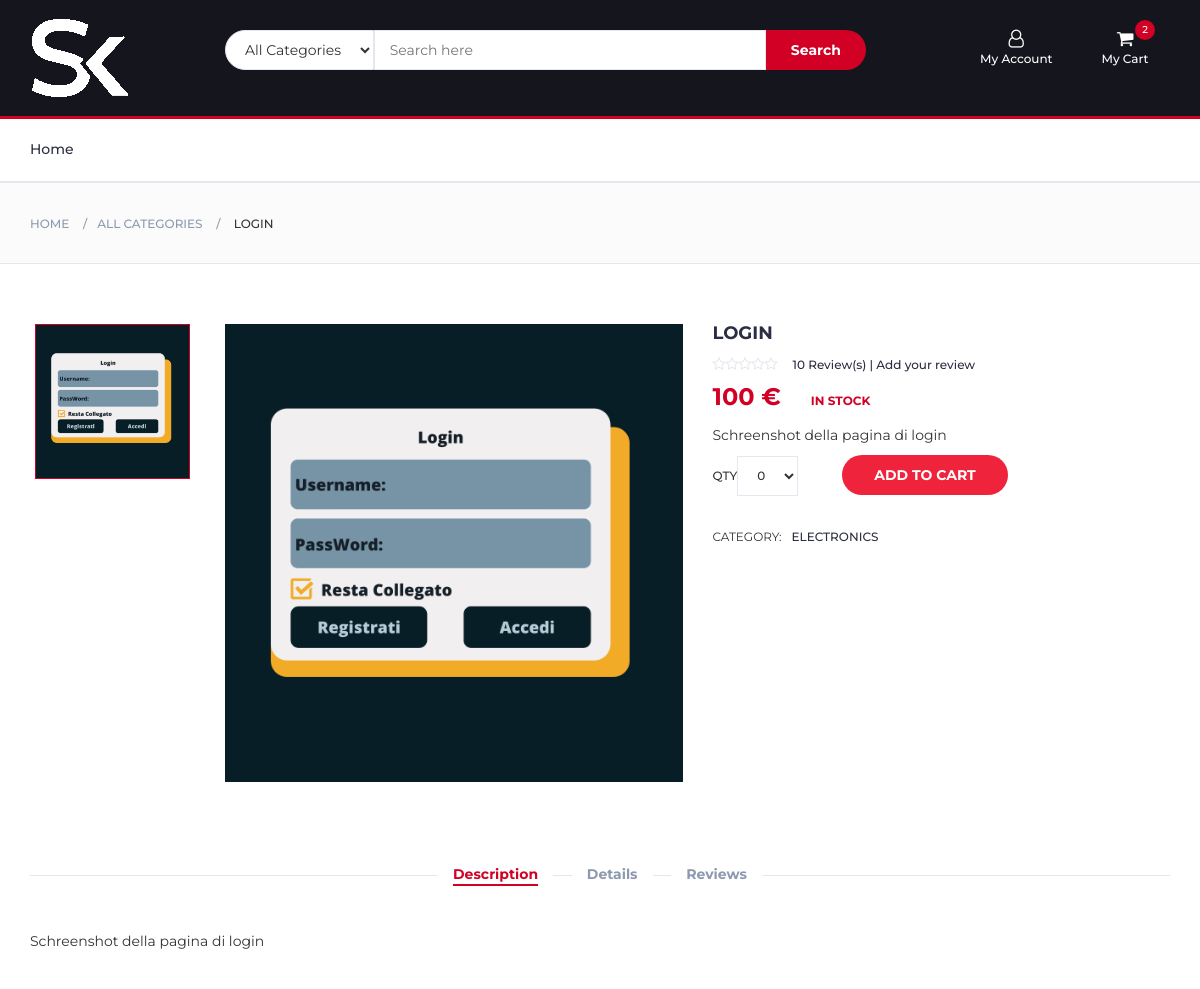
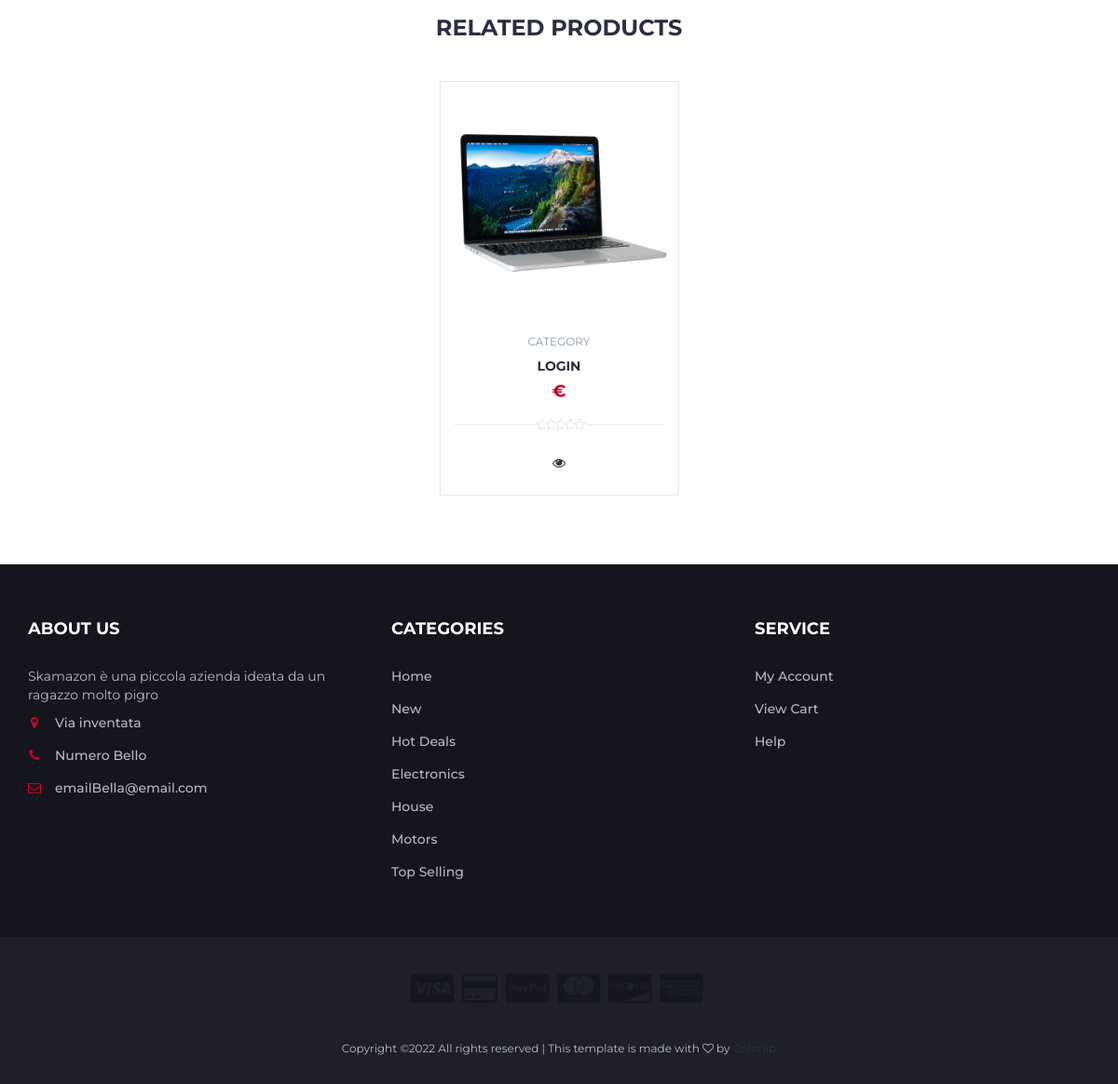
The page /product.php?ID=1 on the database its author committed (2 pictures, top to bottom).
### tables this page shows
CREATE TABLE `articoli` (
  `ID` int(11) NOT NULL,
  `Nome` varchar(64) NOT NULL,
  `DescShort` varchar(256) NOT NULL,
  `DescLong` text NOT NULL,
  `QuantitaDisp` int(11) NOT NULL,
  `Prezzo` float NOT NULL,
  `Venditore` varchar(64) NOT NULL,
  `sconto` int(2) NOT NULL DEFAULT 0,
  `Categorie` set('New','Hot Deals','Electronics','House','Motors','Top Selling') NOT NULL DEFAULT 'New',
  `stelle` int(1) NOT NULL DEFAULT 0
);

CREATE TABLE `imgsrc` (
  `ID` int(11) NOT NULL,
  `IDarticolo` int(11) NOT NULL,
  `source` varchar(255) NOT NULL
);

### product.php (the view, shortened to what this page needs)
<?php
include("SetUp/CookiesSET.php");
include("Funzioni.php");
?>
<!DOCTYPE html>
<html lang="en">
<head>
	<link type="text/css" rel="stylesheet" href="css/bootstrap.min.css" />
	<link type="text/css" rel="stylesheet" href="css/slick.css" />
	<link type="text/css" rel="stylesheet" href="css/slick-theme.css" />
	<link type="text/css" rel="stylesheet" href="css/nouislider.min.css" />
	<link rel="stylesheet" href="css/font-awesome.min.css">
	<link type="text/css" rel="stylesheet" href="css/style.css" />
</head>
<body>
	<header>
		<div id="header">
			<div class="container">
				<div class="row">
					<div class="col-md-2">
						<div class="header-logo">
							<a href="#" class="logo">
								<img src="./img/logo.png" alt="">
							</a>
						</div>
					</div>
					<div class="col-md-7">
						<div class="header-search">
							<form action="store.php" method="get">
								<select class="input-select" name="categorie">
									<option>All Categories</option>
								</select>
								<input class="input" placeholder="Search here" name="SearchBar">
								<button class="search-btn">Search</button>
							</form>
						</div>
					</div>
					<div class="col-md-3 clearfix">
						<div class="header-ctn">
							<div>
								<a href="Account.php">
									<i class="fa fa-user-o"></i>
									<span>My Account</span>
								</a>
							</div>
							<div class="dropdown">
								<a class="dropdown-toggle" data-toggle="dropdown" aria-expanded="true">
									<i class="fa fa-shopping-cart"></i>
									<span>My Cart</span>
									<?php
									VisualizzaCarrelloNum();
									?>
								</a>
							</div>
						</div>
					</div>
				</div>
			</div>
		</div>
	</header>
	<nav id="navigation">
		<div class="container">
			<div id="responsive-nav">
				<ul class="main-nav nav navbar-nav">
					<li><a href="index.php">Home</a></li>
				</ul>
			</div>
		</div>
	</nav>
	<div id="breadcrumb" class="section">
		<div class="container">
			<div class="row">
				<div class="col-md-12">
					<ul class="breadcrumb-tree">
						<li><a href="index.php">Home</a></li>
						<li><a href="store.php">All Categories</a></li>
						<li class="active">
							<?php
							StampBreadCumb();
							?>
						</li>
					</ul>
				</div>
			</div>
		</div>
	</div>
	<div class="section">
		<div class="container">
			<div class="row">
				<div class="col-md-5 col-md-push-2">
					<div id="product-main-img">
						<?php
						stampIMG();
						?>
					</div>
				</div>
				<div class="col-md-2  col-md-pull-5">
					<div id="product-imgs">
						<?php
						stampIMG();
						?>
					</div>
				</div>
				<div class="col-md-5">
					<div class="product-details">
						<?php
						$sql = $conn->prepare("SELECT * FROM articoli WHERE ID = ?");
						$sql->bind_param('i', $_GET["ID"]);
						$sql->execute();
						$result = $sql->get_result();
						if ($result !== false && $result->num_rows > 0) {
							if ($row = $result->fetch_object()) {
								echo "<form action='AddProduct.php' method='GET'>";
								echo "<h2 class='product-name'>$row->Nome</h2>";
								echo '<div>
										<div class="product-rating">';
								for ($i = 0; $i < 5; $i++)
									if ($i < $row->stelle)	echo '<i class="fa fa-star"></i>';
									else echo '<i class="fa fa-star-o"></i>';
								echo '	</div>';
								echo '<a class="review-link" href="AddCommento.php">10 Review(s) | Add your review</a>';
								echo '</div>';
								echo '<div>';
								if ($row->sconto != 0) {
									$Sconto = ($row->Prezzo / 100) * $row->sconto;
									$prezzo = $row->Prezzo - $Sconto;
									echo "<h4 class='product-price'>$prezzo €<del class='product-old-price'>$row->Prezzo €</del></h4>";
								} else {
									echo "<h4 class='product-price'> $row->Prezzo €</h4>";
								}
								if ($row->QuantitaDisp > 0) {
									echo '<span class="product-available">In Stock</span>';
									echo '</div>';
									echo "<p>$row->DescShort</p>";
									echo '<div class="add-to-cart"><div class="qty-label">Qty<div class="input-number">';
									echo '<select class="input-select" name="quantita">';
									$i = 0;
									while ($i < $row->QuantitaDisp && $i < 20) {
										echo "<option>$i</option>";
										$i++;
									}
									echo "</Select>";
									echo '</div></div><button class="add-to-cart-btn" type="submit"><i class="fa fa-shopping-cart"></i> add to cart</button></div>';
								} else {
									echo '<span class="product-available">Out of Stock</span>';
									echo '</div>';
								}
								echo '<ul class="product-links">';
								echo '<li>Category:</li>';
								$categorie = $row->Categorie;
								$arr = explode(",", $categorie);
								for ($i = 0; $i < count($arr); $i++)
									echo "<li><a href='store.php?categorie=$arr[$i]'>$arr[$i]</a></li>";
								echo '</ul>';
								echo "</form>";
							}
						}
						?>
					</div>
				</div>
				<div class="col-md-12">
					<div id="product-tab">
						<ul class="tab-nav">
							<li class="active"><a data-toggle="tab" href="#tab1">Description</a></li>
							<li><a data-toggle="tab" href="#tab2">Details</a></li>
							<li><a data-toggle="tab" href="#tab3">Reviews</a></li>
						</ul>
						<div class="tab-content">
							<div id="tab1" class="tab-pane fade in active">
								<div class="row">
									<div class="col-md-12">
										<?php
										$sql = $conn->prepare("SELECT * FROM articoli WHERE ID = ?");
										$sql->bind_param('i', $_GET["ID"]);
										$sql->execute();
										$result = $sql->get_result();
										if ($result !== false && $result->num_rows > 0) {
											if ($row = $result->fetch_object()) {
												echo "<p>$row->DescShort</p>";
											}
										}
										?>
									</div>
								</div>
							</div>
						</div>
					</div>
				</div>
			</div>
		</div>
		<div class="section">
			<div class="container">
				<div class="row">
					<div class="products-tabs">
						<div class="col-md-12">
							<div class="section-title text-center">
								<h3 class="title">Related Products</h3>
							</div>
						</div>
						<div class="col-md-12">
							<div class="products-slick" data-nav="#slick-nav-1">
								<?php
								StampProduct();
								?>
							</div>
						</div>
					</div>
				</div>
			</div>
		</div>
	</div>
	<footer id="footer">
		<div class="section">
			<div class="container">
				<div class="row">
					<div class="col-md-4 col-xs-6">
						<div class="footer">
							<h3 class="footer-title">About Us</h3>
							<p>Skamazon è una piccola azienda ideata da un ragazzo molto pigro</p>
							<ul class="footer-links">
								<li><a href="#"><i class="fa fa-map-marker"></i>Via inventata</a></li>
								<li><a href="#"><i class="fa fa-phone"></i>Numero Bello</a></li>
								<li><a href="#"><i class="fa fa-envelope-o"></i>emailBella@email.com</a></li>
							</ul>
						</div>
					</div>
					<div class="col-md-4 col-xs-6">
						<div class="footer">
							<h3 class="footer-title">Categories</h3>
							<ul class="footer-links">
								<li><a href="index.php">Home</a></li>
								<li><a href='store.php?categoria=New'>New</a></li>
								<li><a href='store.php?categoria=Hot Deals'>Hot Deals</a></li>
								<li><a href='store.php?categoria=Electronics'>Electronics</a></li>
								<li><a href='store.php?categoria=House'>House</a></li>
								<li><a href='store.php?categoria=Motors'>Motors</a></li>
								<li><a href='store.php?categoria=Top Selling'>Top Selling</a></li>
							</ul>
						</div>
					</div>
					<div class="col-md-4 col-xs-6">
						<div class="footer">
							<h3 class="footer-title">Service</h3>
							<ul class="footer-links">
								<li><a href="account.php">My Account</a></li>
								<li><a href="#">View Cart</a></li>
								<li><a href="img/troll.jpg">Help</a></li>
							</ul>
						</div>
					</div>
				</div>
			</div>
		</div>
		<div id="bottom-footer" class="section">
			<div class="container">
				<div class="row">
					<div class="col-md-12 text-center">
						<ul class="footer-payments">
							<li><a href="#"><i class="fa fa-cc-visa"></i></a></li>
							<li><a href="#"><i class="fa fa-credit-card"></i></a></li>
							<li><a href="#"><i class="fa fa-cc-paypal"></i></a></li>
							<li><a href="#"><i class="fa fa-cc-mastercard"></i></a></li>
							<li><a href="#"><i class="fa fa-cc-discover"></i></a></li>
							<li><a href="#"><i class="fa fa-cc-amex"></i></a></li>
						</ul>
						<span class="copyright">
							Copyright &copy; All rights reserved | This template is made with <i class="fa fa-heart-o" aria-hidden="true"></i> by <a href="https://colorlib.com" target="_blank">Colorlib</a>
						</span>
					</div>
				</div>
			</div>
		</div>
	</footer>
</body>
</html>

### Funzioni.php (shortened to what this page needs)
<?php
function VisualizzaCarrelloNum()
{
    include("SetUp/connection.php");
    $sql = $conn->prepare("SELECT COUNT(*) as c FROM contiene WHERE IdCarrello = " . $_SESSION['IDcarrello']);
    $sql->execute();
    $result = $sql->get_result();
    if ($result !== false && $result->num_rows > 0) {
        if ($row = $result->fetch_object()) {
            if ($row->c > 0) {
                echo "<div class='qty'>";
                echo $row->c;
                echo "</div>";
            }
        }
    }
}
function StampBreadCumb()
{
    include("SetUp/connection.php");
    $sql = $conn->prepare("SELECT * FROM articoli WHERE ID = ?");
    $sql->bind_param('i', $_GET["ID"]);
    $sql->execute();
    $result = $sql->get_result();
    if ($result !== false && $result->num_rows > 0) {
        if ($row = $result->fetch_object()) {
            echo $row->Nome;
        }
    }
}
function stampIMG()
{
    include("SetUp/connection.php");
    $sql = $conn->prepare("SELECT * FROM imgsrc	WHERE IDarticolo = ? ");
    $sql->bind_param('i', $_GET["ID"]);
    $sql->execute();
    $result = $sql->get_result();
    if ($result !== false && $result->num_rows > 0) {
        for ($j = 0; $j < $result->num_rows; $j++) {
            if ($row = $result->fetch_object()) {
                echo '<div class="product-preview">';
                echo "		<img src='./img/$row->source' alt=''>";
                echo '	</div>';
            }
        }
    }
}
function StampProduct()
{
    include("SetUp/connection.php");
    $sql = $conn->prepare("SELECT * FROM articoli WHERE ID = ?");
    $sql->bind_param('i', $_GET["ID"]);
    $sql->execute();
    $result = $sql->get_result();
    if ($result !== false && $result->num_rows > 0) {
        if ($row = $result->fetch_object()) {
            $categoria = $row->Categorie;
        }
    }
    $categorie = $row->Categorie;
    $arr = explode(",", $categorie);
    for ($i = 0; $i < count($arr); $i++) {
        $sql = $conn->prepare("SELECT * FROM articoli join imgsrc on articoli.ID = imgsrc.ID WHERE Categorie like Concat('%','$arr[$i]','%') ");
        $sql->execute();
        $result = $sql->get_result();
        if ($result !== false && $result->num_rows > 0) {
            for ($j = 0; $j < 4; $j++) {
                if ($row = $result->fetch_object()) {
                    echo '<div class="product">';
                    echo '<div class="product-img">';
                    echo "<img src='./img/$row->source' alt=''>";
                    echo '</div>';
                    echo '<div class="product-body">';
                    echo '<p class="product-category">Category</p>';
                    echo "<h3 class='product-name'><a href='product.php?ID=$row->ID'>$row->Nome</a></h3>";
                    if ($row->sconto != 0) {
                        $Sconto = ($row->Prezzo / 100) * $row->sconto;
                        $prezzo = $row->Prezzo - $Sconto;
                        echo "<h4 class='product-price'>$prezzo €<del class='product-old-price'>$row->Prezzo €</del></h4>";
                    } else {
                        echo "<h4 class='product-price'>$prezzo €</h4>";
                    }
                    echo '<div class="product-rating">';
                    for ($i = 0; $i < 5; $i++) {
                        if ($i < $row->stelle) echo '<i class="fa fa-star"></i>';
                        else echo '<i class="fa fa-star-o"></i>';
                    }
                    echo '</div>';
                    echo '<div class="product-btns">
									  <button class="quick-view"><i class="fa fa-eye"></i><span class="tooltipp">quick view</span></button>
									  </div>
									  </div>';
                    echo '<div class="add-to-cart">';
                    if ($row->QuantitaDisp > 0) {
                        echo "<a href='AddProduct.php?IDarticolo=$row->ID&quantita=1&Pagina=index.php'>";
                        echo '<button class="add-to-cart-btn"><i class="fa fa-shopping-cart"></i> add to cart</button>';
                        echo '</a>';
                    } else
                        echo '<div class="footer"><h6 class="footer-title">Scorte Finite</h6></div>';
                    echo '</div>';
                    echo '</div>';
                }
            }
        }
    }
}

### rows shown on the page
articoli: Nome "LOGIN", stelle 0 (drawn), Prezzo "100", DescShort "Schreenshot della pagina di login", Categorie "ELECTRONICS"
imgsrc: source (picture)
imgsrc: source (picture), articoli.Nome "LOGIN"

### other values the page prints
$row->c "2"
form field quantita "0"
